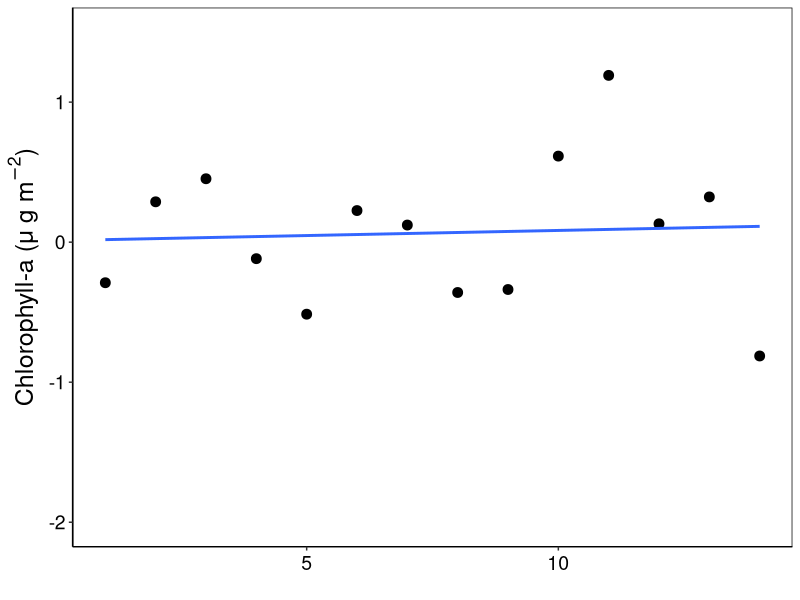
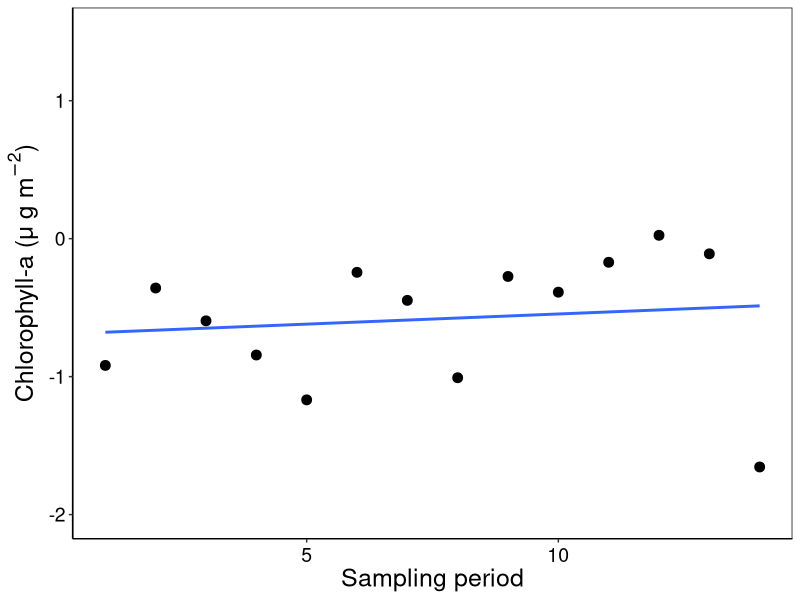
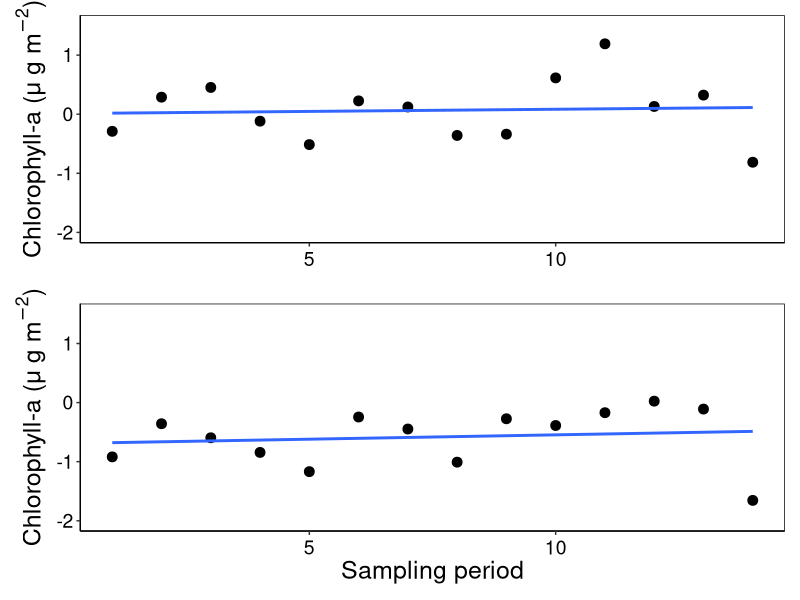

Generate these figures, in order, with R: (Note: this script raises an error after producing the figures.)




#--------------------------------------------
# Chlorophyll
# 07 May 2020
#PEGF
#--------------------------------------------
#

library(modelr)
library(ggplot2)
library(dplyr)
library(patchwork)

chl_a<- read.csv("02 chl_a.csv")
chl_a


# QPA CHLA ----------------------------------------------------------------

chla <- chl_a %>% select(TimeCHLA ,QPACHLALog,QPBCHLALog)
chla <- na.omit(chla)

QPAChla.mod  <- lm(QPACHLALog~ TimeCHLA   , data=chla)
summary(QPAChla.mod)

chla$QPAChlaresid<- QPAChla.mod$resid
chla

1/apply(chla, 2, sd)

c1 <- ggplot(chla, aes(TimeCHLA,
                            y=QPACHLALog))+
  geom_point(size = 3) + 
  geom_smooth(method=lm,se=FALSE) +
  
  xlab('') + ylab("Chlorophyll-a ("*"\u03BC"~g~m^-2*")") + # axis x
  theme(axis.title.y = element_text(size = 18, angle = 90)) +
 
  theme(axis.text.x=element_text(angle=0, size=14, vjust=0.5, color="black")) + #subaxis x
  theme(axis.text.y=element_text(angle=0, size=14, vjust=0.5, color="black")) + #subaxis y

  ylim(-2,1.5) +
  
  theme(panel.grid.major = element_blank(), panel.grid.minor = element_blank(),
        panel.background = element_blank(), axis.line = element_line(colour = "black")) +
  theme(panel.border = element_rect(colour = "black", fill=NA, size=0.5))
c1



# QPB CHL-A ---------------------------------------------------------------

QPBChla.mod  <- lm(QPBCHLALog~ TimeCHLA   , data=chla)
summary(QPBChla.mod)

chla$QPBChlaresid<- QPBChla.mod$resid
chla

1/apply(chla, 2, sd)

c2 <- ggplot(chla, aes(TimeCHLA,
                       y=QPBCHLALog))+
  geom_point(size = 3) + 
  geom_smooth(method=lm,se=FALSE) +
  
  xlab('Sampling period') + ylab("Chlorophyll-a ("*"\u03BC"~g~m^-2*")") + 
  theme(axis.title.x = element_text(size = 18, angle = 0)) +# axis x
  theme(axis.title.y = element_text(size = 18, angle = 90)) +
  
  theme(axis.text.x=element_text(angle=0, size=14, vjust=0.5, color="black")) + #subaxis x
  theme(axis.text.y=element_text(angle=0, size=14, vjust=0.5, color="black")) + #subaxis y

    ylim(-2,1.5) +

  theme(panel.grid.major = element_blank(), panel.grid.minor = element_blank(),
        panel.background = element_blank(), axis.line = element_line(colour = "black")) +
  theme(panel.border = element_rect(colour = "black", fill=NA, size=0.5))
c2

chlag <- c1 / c2
chlag + ggsave("CHLA.jpeg", width=6, height=10,dpi=600)


# Longterm  ---------------------------------------------------------------

chl_a
# QPA
c3 <- ggplot(chl_a,aes(TimeCHLA  ,
                           y=QPAchla))+
  
  annotate(geom = "rect",xmin=1,xmax=23,ymin=707.2232635,ymax=1383.981903,alpha = 0.4,fill = "grey") +
  
  geom_point() + 
  geom_line() +
  geom_errorbar(aes(ymin=QPAchla-QPAsdCHLA, ymax=QPAchla+QPAsdCHLA), width=.2,
                position=position_dodge(0.05)) + 
  geom_segment(aes(x = 1, y = 1045.60, xend = 9, yend = 1045.60))+
  geom_segment((aes(x = 10, y = 1045.60, xend = 23, yend = 1045.60)), color="red", linetype="dashed", size=1) + 
  
  xlab('')+ ylab("Chlorophyll-a ("*"\u03BC"~g~m^-2*")") +
  theme(axis.title.y = element_text(size = 18, angle = 90)) +
  
  theme(axis.text.x=element_text(angle=0, size=14, vjust=0.5, color="black")) + #subaxis x
  theme(axis.text.y=element_text(angle=0, size=14, vjust=0.5, color="black")) + #subaxis y
  
  ylim(500,4000) +
  
  theme(panel.grid.major = element_blank(), panel.grid.minor = element_blank(),
        panel.background = element_blank(), axis.line = element_line(colour = "black")) +
  theme(panel.border = element_rect(colour = "black", fill=NA, size=0.5))

c3

# QPB

c4 <- ggplot(chl_a,aes(TimeCHLA  ,
                       y=QPBchla))+
  annotate(geom = "rect",xmin=1,xmax=23,ymin=718.5855469,ymax=2077.039499,alpha = 0.4,fill = "grey") +
  geom_point() + 
  geom_line() +
  geom_errorbar(aes(ymin=QPBchla-QPBsdCHLA, ymax=QPBchla+QPBsdCHLA), width=.2,
                position=position_dodge(0.05)) + 
  geom_segment(aes(x = 1, y = 1397.81, xend = 9, yend = 1397.81))+
  geom_segment((aes(x = 10, y = 1397.81, xend = 23, yend = 1397.81)), color="red", linetype="dashed", size=1) + 
  
  xlab('Sampling period')+ ylab("Chlorophyll-a ("*"\u03BC"~g~m^-2*")") +
  theme(axis.title.x = element_text(size = 18, angle = 0)) +
  theme(axis.title.y = element_text(size = 18, angle = 90)) +
  
  theme(axis.text.x=element_text(angle=0, size=14, vjust=0.5, color="black")) + #subaxis x
  theme(axis.text.y=element_text(angle=0, size=14, vjust=0.5, color="black")) + #subaxis y
  
  ylim(0,4000) +
  
  theme(panel.grid.major = element_blank(), panel.grid.minor = element_blank(),
        panel.background = element_blank(), axis.line = element_line(colour = "black")) +
  theme(panel.border = element_rect(colour = "black", fill=NA, size=0.5))

c4



LongCHLA <- c3 / c4
LongCHLA + ggsave("CHLAMean.jpeg", width=6, height=10,dpi=600)

